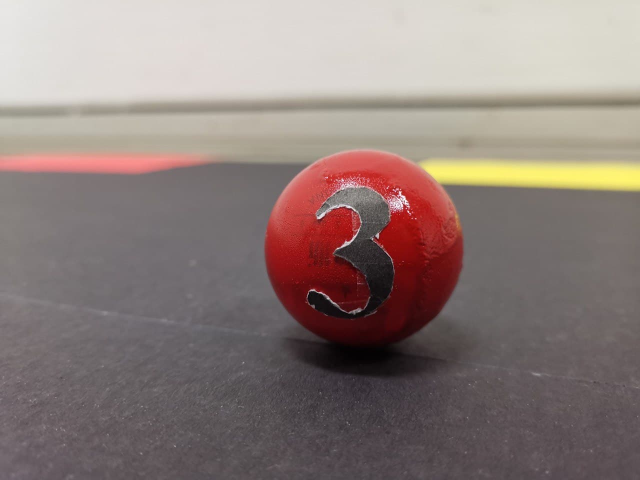
#> input picture testImage.jpg, 1280 x 960 px, given in place of the camera (shown at 1/2 size)
$ python shapeRecognition_Canny.py
#> lines starting #> are read from the running program, lines starting #| are printed output that depends on the picture; after the words box and inside, x2 and y2 are one past the last pixel; in counts of white or black regions, pixels touching at a corner belong together
import cv2
import numpy as np

########### PARAMETERS ##############
width = 640
height = 480
cameraNo = 0
#####################################

#### CREATE CAMERA OBJECT
cap = cv2.VideoCapture(cameraNo)
cap.set(3,width)
cap.set(4,height)

def empty(a):
    pass

cv2.namedWindow("Parameters")
cv2.resizeWindow("Parameters", 640, 240)
cv2.createTrackbar("Threshold1", "Parameters", 150, 255, empty)
cv2.createTrackbar("Threshold2", "Parameters", 255, 255, empty)

# Stacking images into a single window
def stackImages(scale, imgArray):
    rows = len(imgArray)
    cols = len(imgArray[0])
    rowsAvailable = isinstance(imgArray[0], list)
    width = imgArray[0][0].shape[1]
    height = imgArray[0][0].shape[0]
    if rowsAvailable:
        for x in range(0, rows):
            for y in range(0, cols):
                if imgArray[x][y].shape[:2] == imgArray[0][0].shape[:2]:
                    imgArray[x][y] = cv2.resize(imgArray[x][y], (0, 0), None, scale, scale)
                else:
                    imgArray[x][y] = cv2.resize(imgArray[x][y], (imgArray[0][0].shape[1], imgArray[0][0].shape[0]), None, scale, scale)
                if len(imgArray[x][y].shape) == 2:
                    imgArray[x][y] = cv2.cvtColor(imgArray[x][y], cv2.COLOR_GRAY2BGR)
        imageBlank = np.zeros((height, width, 3), np.uint8)
        hor = [imageBlank] * rows
        hor_con = [imageBlank] * rows
        for x in range(0, rows):
            hor[x] = np.hstack(imgArray[x])
        ver = np.vstack(hor)
    else:
        for x in range(0, rows):
            if imgArray[x].shape[:2] == imgArray[0].shape[:2]:
                imgArray[x] = cv2.resize(imgArray[x], (0, 0), None, scale, scale)
            else:
                imgArray[x] = cv2.resize(imgArray[x], (imgArray[0].shape[1], imgArray[0].shape[0]), None, scale, scale)
            if len(imgArray[x].shape) == 2:
                imgArray[x] = cv2.cvtColor(imgArray[x], cv2.COLOR_GRAY2BGR)
        hor = np.hstack(imgArray)
        ver = hor
    return ver

while True:
    success, imgOriginal = cap.read()
#> imgOriginal is the input picture: shape (960, 1280, 3); mean B, G, R 122.7, 126.8, 141.7

    # Blur the original image
    imgBlur = cv2.GaussianBlur(imgOriginal, (7, 7), 1)

    # Convert blurred image to Grayscale
    imgGray = cv2.cvtColor(imgBlur, cv2.COLOR_BGR2GRAY)
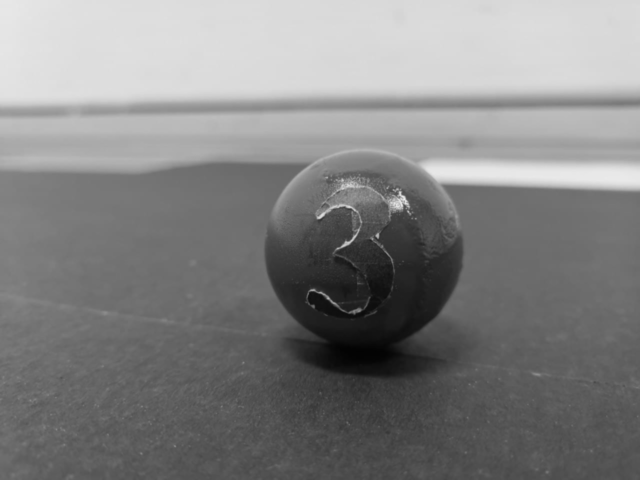
#> imgGray: shape (960, 1280) (shown at 1/2 size); min 2, max 241, mean 130.8

    # Canny Edge Detector
    threshold1 = cv2.getTrackbarPos("Threshold1", "Parameters")
    threshold2 = cv2.getTrackbarPos("Threshold2", "Parameters")
    imgCanny = cv2.Canny(imgGray, threshold1, threshold2)
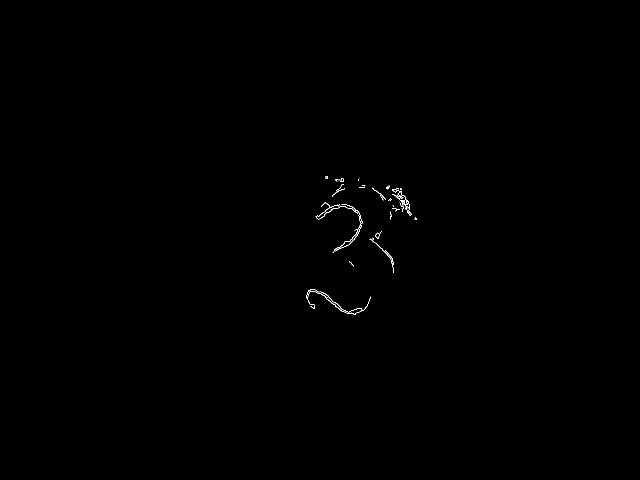
#> imgCanny: shape (960, 1280) (shown at 1/2 size); 0.15% white in thin lines or dots, all inside (x1, y1, x2, y2) = (612, 353, 834, 630)

    imgStack = stackImages(0.8, ([imgOriginal, imgBlur, imgCanny]))
#> in stackImages, `rows = len(imgArray)`: rows = 3
#> in stackImages, `cols = len(imgArray[0])`: cols = 960
#> in stackImages, `rowsAvailable = isinstance(imgArray[0], list)`: rowsAvailable = False
#> after the loop in stackImages, `for x in range(0, rows):`: imgArray = 3 items
#> in stackImages, `hor = np.hstack(imgArray)`:
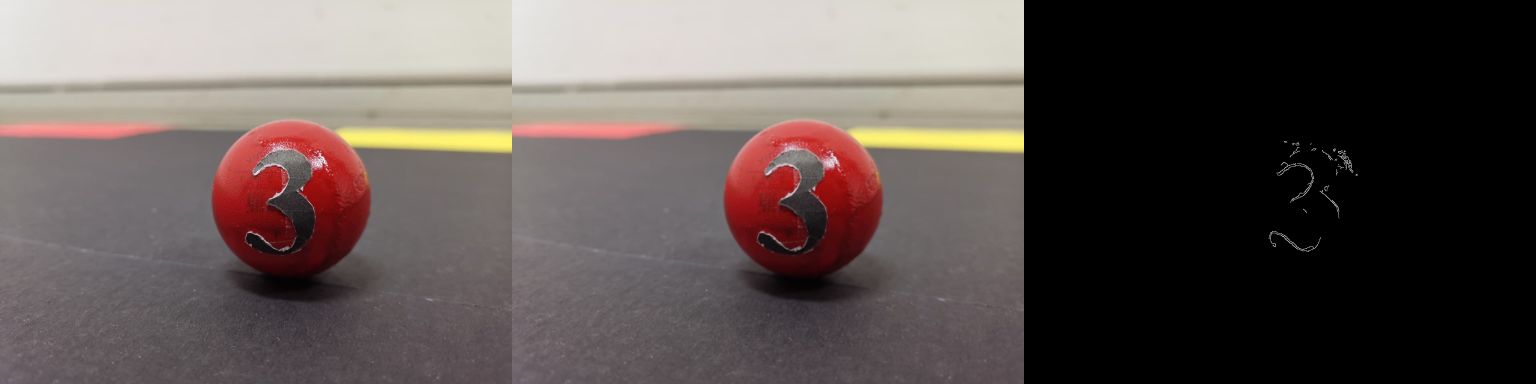
#> hor: shape (768, 3072, 3) (shown at 1/2 size); mean of channels 0, 1, 2 81.9, 84.6, 94.6; drawn as B, G, R

    cv2.imshow("Result", imgStack)
    if cv2.waitKey(1) & 0xFF == ord('q'):
#> (key q is pressed here)
        break

$ run again, on blueRecoloured.jpg
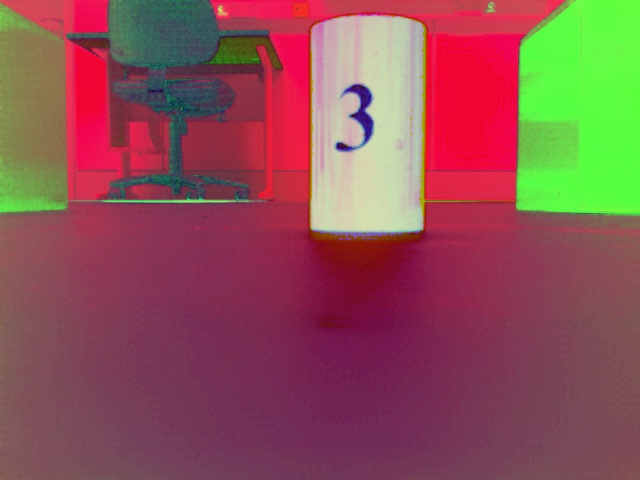
#> input picture blueRecoloured.jpg, 640 x 480 px, given in place of the camera
#> imgOriginal is the input picture: shape (480, 640, 3); mean B, G, R 85, 82.5, 140.7
#> `imgCanny = cv2.Canny(imgGray, threshold1, threshold2)`:
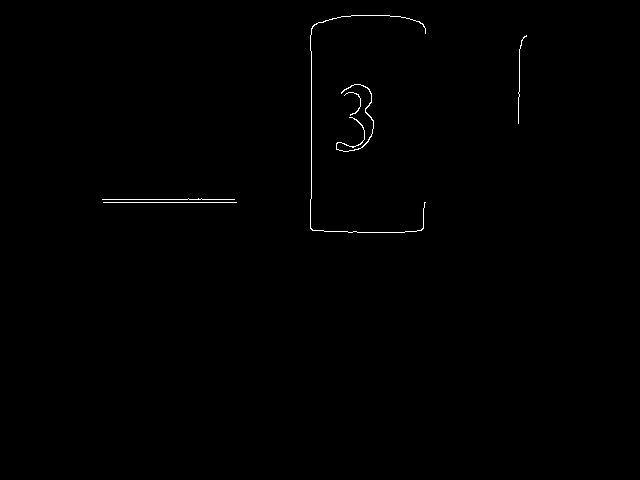
#> imgCanny: shape (480, 640); 0.36% white in thin lines or dots, all inside (x1, y1, x2, y2) = (102, 15, 527, 233)
#> rows = 3
#> cols = 480
#> rowsAvailable = False
#> after the loop in stackImages, `for x in range(0, rows):`: imgArray = 3 items
#> in stackImages, `hor = np.hstack(imgArray)`:
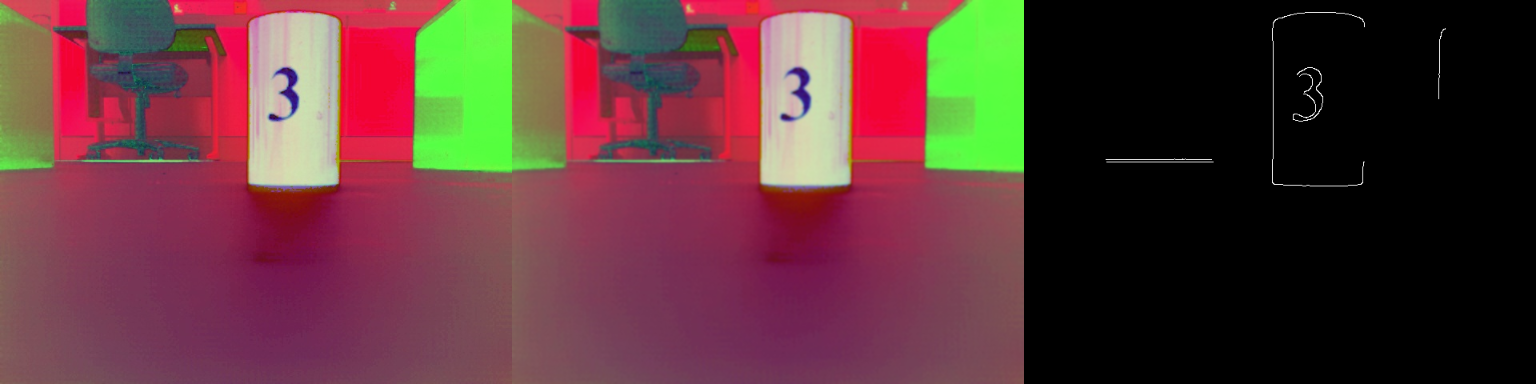
#> hor: shape (384, 1536, 3); mean of channels 0, 1, 2 57, 55.3, 94; drawn as B, G, R
